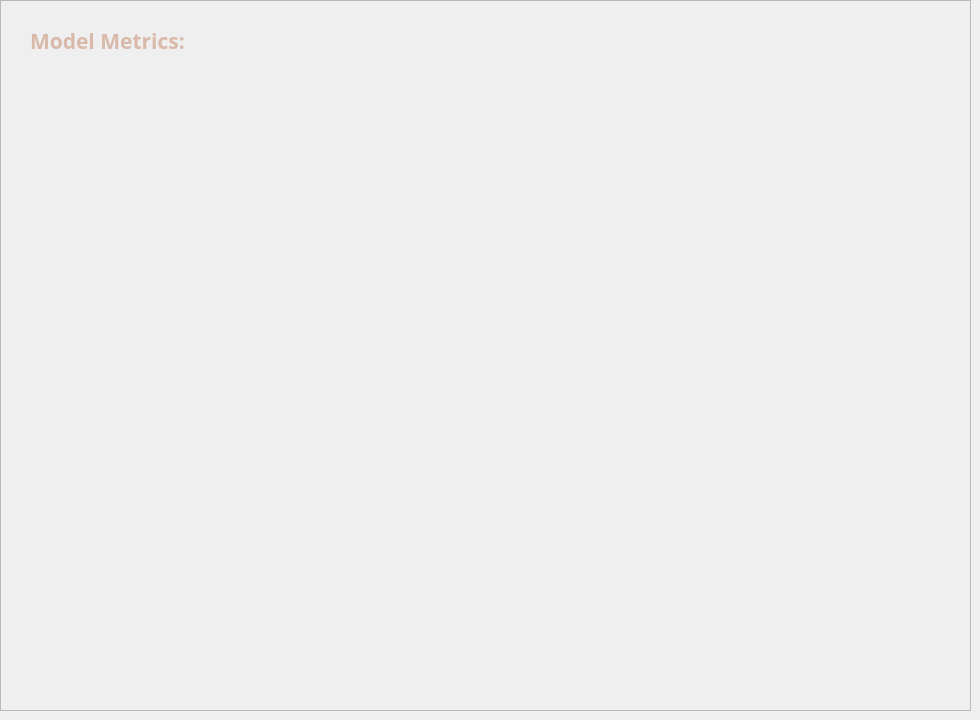
          <widget class="QWidget" name="page_5">
           <widget class="QFrame" name="frame_6">
            <property name="geometry">
             <rect>
              <x>0</x>
              <y>0</y>
              <width>971</width>
              <height>711</height>
             </rect>
            </property>
            <property name="styleSheet">
             <string notr="true">background-color: none;
</string>
            </property>
            <property name="frameShape">
             <enum>QFrame::StyledPanel</enum>
            </property>
            <property name="frameShadow">
             <enum>QFrame::Raised</enum>
            </property>
            <widget class="QLabel" name="label_17">
             <property name="geometry">
              <rect>
               <x>30</x>
               <y>110</y>
               <width>911</width>
               <height>561</height>
              </rect>
             </property>
             <property name="font">
              <font>
               <family>Bahnschrift SemiBold SemiConden</family>
               <pointsize>16</pointsize>
               <weight>75</weight>
               <bold>true</bold>
              </font>
             </property>
             <property name="styleSheet">
              <string notr="true">background-color: none;
color: rgb(216, 185, 170);
</string>
             </property>
             <property name="text">
              <string/>
             </property>
             <property name="alignment">
              <set>Qt::AlignCenter</set>
             </property>
            </widget>
            <widget class="QLabel" name="label_13">
             <property name="geometry">
              <rect>
               <x>30</x>
               <y>10</y>
               <width>561</width>
               <height>61</height>
              </rect>
             </property>
             <property name="font">
              <font>
               <family>Bahnschrift SemiBold SemiConden</family>
               <pointsize>16</pointsize>
               <weight>75</weight>
               <bold>true</bold>
              </font>
             </property>
             <property name="styleSheet">
              <string notr="true">color: rgb(216, 185, 170);</string>
             </property>
             <property name="text">
              <string>Model Metrics:</string>
             </property>
            </widget>
           </widget>
          </widget>
